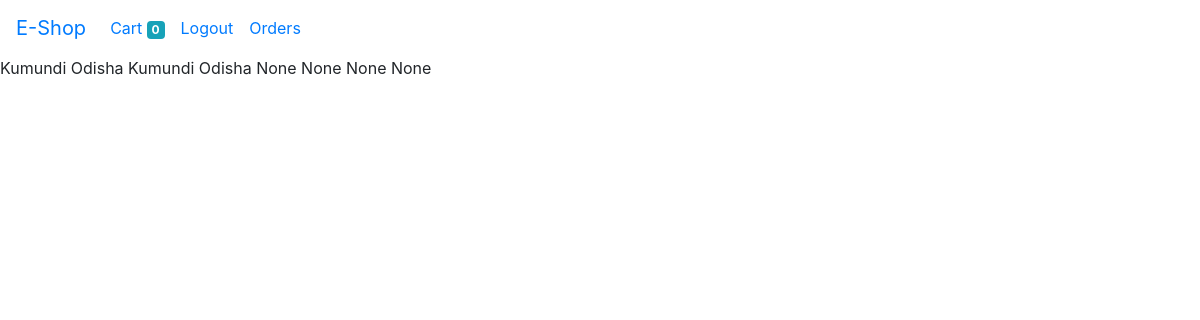
Before: /order/bill/ (signed in) with the older database file.
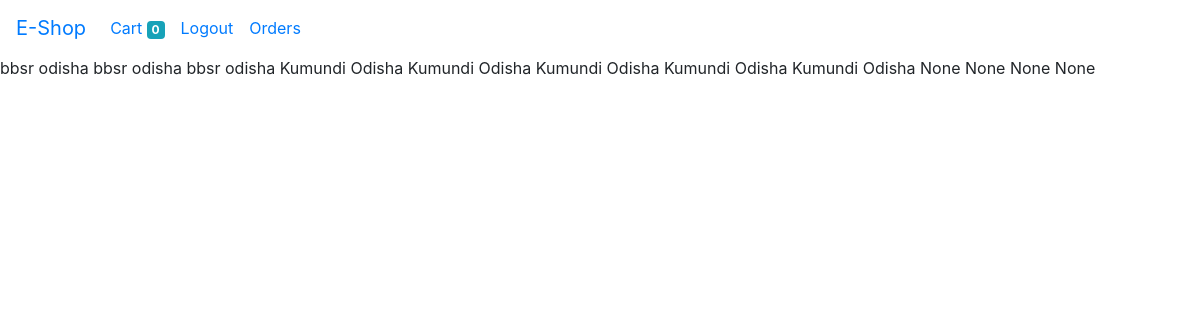
After: the same page with the newer database file.
### store/models.py (models this page shows, shortened)
class Order(models.Model):
    product = models.ForeignKey(Product,on_delete=models.CASCADE)
    customer = models.ForeignKey(Customer,on_delete=models.CASCADE)
    quantity = models.IntegerField(default=1)
    price = models.IntegerField()
    address = models.CharField(max_length=100,blank=True,null=True)
    phone = models.CharField(max_length=12, blank=True,null=True)
    country = models.CharField(max_length=200,null=True)
    city = models.CharField(max_length=200,null=True)
    state = models.CharField(max_length=200,null=True)
    dist = models.CharField(max_length=200,null=True)
    zipcode = models.CharField(max_length=20,null=True)
    date = models.DateTimeField(auto_now_add=True)
    status = models.BooleanField(default=False)
    @staticmethod
    def get_orders_by_customer(customer_id):
        return Order.objects.filter(customer=customer_id).order_by('-date')

### store/views.py (the view)
# urls.py: path('order/bill/',bill,name='bill'),
def bill(request):
    customer = request.session.get('customer')
    order = Order.get_orders_by_customer(customer)
    return render(request,'bill.html',{'order':order})

### store/templates/bill.html
{% extends 'base.html' %}
{% block body %}
{% load cart %}
{% for order in order %}
    {{order.city}}
    {{order.state}}
{% endfor %}
{% endblock %}

Changed rows visible on the page:
added Order: city "bbsr", state "odisha"
added Order: city "bbsr", state "odisha"
added Order: city "bbsr", state "odisha"
added Order: city "Kumundi", state "Odisha"
added Order: city "Kumundi", state "Odisha"
added Order: city "Kumundi", state "Odisha"
